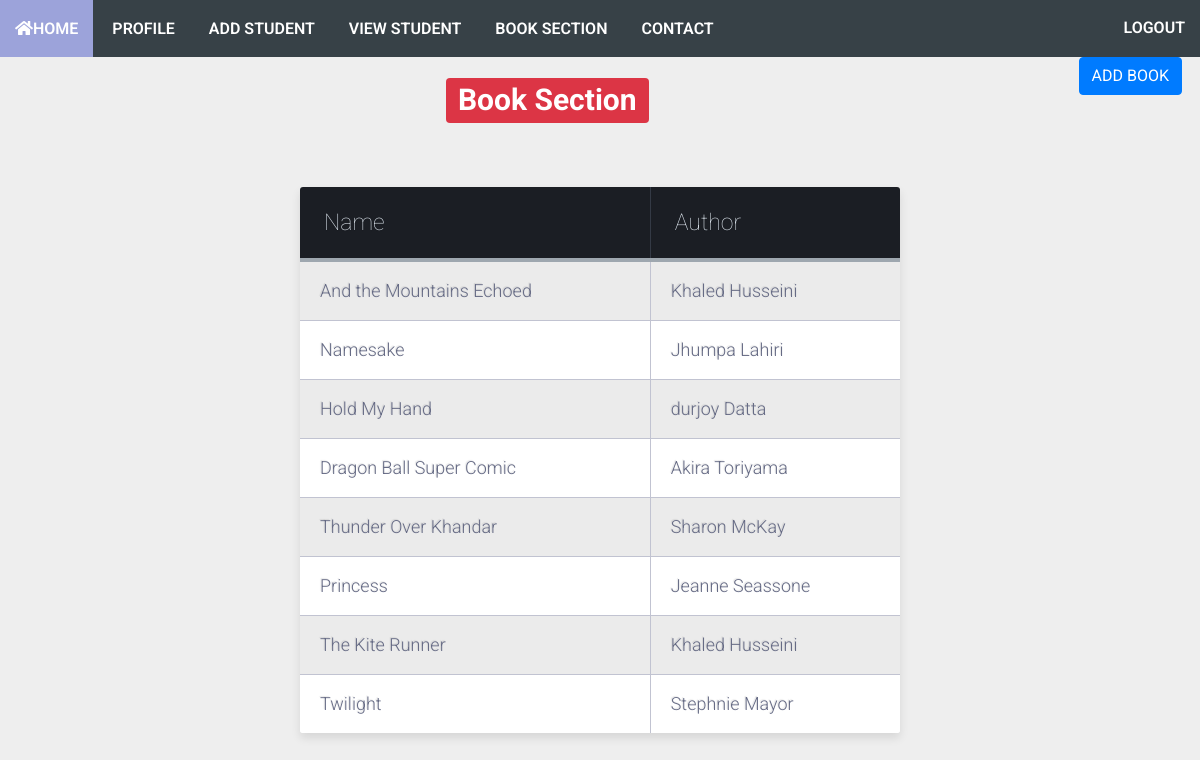
Page /book_section/ (signed in) on the committed database.
### main/models.py (models this page shows, shortened)
class Book(models.Model):
    name = models.CharField(max_length= 1000,blank= False,null= True)
    author = models.CharField(max_length= 1000,blank= False,null= True)

### main/views.py (the view)
# urls.py: path('book_section/',views.bookSection,name='book_section'),
@login_required
def bookSection(request):
    if request.user.type_user.is_librarian:
        if 'addBook' in request.POST:
            name = request.POST['name']
            author = request.POST['author']
            new_book = Book(name= name, author= author)
            new_book.save()
        all_books = Book.objects.all()
        return render(request,'book_section.html',{'all_books':all_books})
    else:
        raise Http404("Unathorized User")

### templates/book_section.html (shortened to what this page needs)
{% extends "librarian_base.html" %}
{% block librarian_body %}
{% load static %}
<link rel="stylesheet" href="{% static "table.css" %}">
<button type="button" class="btn btn-primary" data-toggle="modal" data-target="#myModal" style="float: right; margin-right:18px">
    ADD BOOK
  </button>
<h1 class="text-center p-3"><span class="badge badge-danger">Book Section</span> </h1>
<center>
    <table class="table-fill  m-5 " >
        <thead>
        <tr>
        <th class="text-left">Name</th>
        <th class="text-left">Author</th>
        </tr>
        </thead>
        <tbody class="table-hover" id="myTableRow">
            {% for book in all_books %}
            <tr>
                <td>{{book.name}}</td>
                <td>{{book.author}}</td>
            </tr>
            {% endfor %}
        </tbody>
    </table>
</center>
{% endblock librarian_body %}

### templates/librarian_base.html (shortened to what this page needs)
<!DOCTYPE html>
<html lang="en">
<head>
{% load static %}
    <link rel="stylesheet" href="https://maxcdn.bootstrapcdn.com/bootstrap/4.0.0-alpha.6/css/bootstrap.min.css">
 <link rel="stylesheet" href="{% static 'base1.css' %}">
 <link rel="stylesheet" href="https://use.fontawesome.com/releases/v5.7.0/css/all.css">
</head>
<body>
    <nav>
           <ul class="menu">
            <li><a  href="/"><i class="fa fa-home"></i>HOME</a></li>
           <li><a href="{% url 'main:librarianProfile' user_id=request.user.id %}"> PROFILE</a></li>
          <li><a  href="{% url 'main:addStudent' %}"> ADD STUDENT</a></li>
          <li><a  href="/viewStudent/">VIEW STUDENT</a></li>
          <li><a  href="{% url 'main:book_section' %}">BOOK SECTION</a></li>
          <li><a  href="#"> CONTACT</a></li>
          <li style="float:right;">
          <a  href="/music/logout/"> LOGOUT </a></li>
          </ul>
          </nav>
    {% block librarian_body %}
    {% endblock librarian_body %}
</body>
</html>

### static/base1.css (style rules this page uses)
*,html,body,div,dl,dt,dd,ul,ol,li,h1,h2,h3,h4,h5,h6,pre,form,label,fieldset,input,p,blockquote,th,td { margin: 0; padding: 0; }
article,aside,figure,footer,header,hgroup,nav,section { display: block; }
* { -webkit-box-sizing: border-box; -moz-box-sizing: border-box; box-sizing: border-box; }
html { -webkit-font-smoothing: antialiased; }
a { color: #BA0707; text-decoration: none; }
body { background: #e5e5e5; color: #374147; font: 14px "Open Sans",Helvetica,Arial,sans-serif; -webkit-font-smoothing: antialiased; line-height: 1; width: 100%; }
nav { display: block; background: #374147; }
.menu { display: block; }
.menu li { display: inline-block; position: relative; z-index: 100; }
.menu li:first-child { margin-left: 0; }
.menu li a { font-weight: 600; text-decoration: none; padding: 20px 15px; display: block; color: #fff; transition: all 0.2s ease-in-out 0s; }

### static/table.css (style rules this page uses)
body { background-color: #eeeeee; font-family: "Roboto", helvetica, arial, sans-serif; font-size: 16px; font-weight: 400; text-rendering: optimizeLegibility; }
.table-fill { background: white; border-radius:3px; border-collapse: collapse; height: 320px; margin: auto; max-width: 600px; padding:5px; width: 100%; box-shadow: 0 5px 10px rgba(0, 0, 0, 0.1); animation: float 5s infinite; }
th { color:#D5DDE5;; background:#1b1e24; border-bottom:4px solid #9ea7af; border-right: 1px solid #343a45; font-size:23px; font-weight: 100; padding:24px; text-align:left; text-shadow: 0 1px 1px rgba(0, 0, 0, 0.1); vertical-align:middle; }
th:first-child { border-top-left-radius:3px; }
th:last-child { border-top-right-radius:3px; border-right:none; }
tr { border-top: 1px solid #C1C3D1; border-bottom-: 1px solid #C1C3D1; color:#666B85; font-size:16px; font-weight:normal; text-shadow: 0 1px 1px rgba(256, 256, 256, 0.1); }
tr:first-child { border-top:none; }
tr:last-child { border-bottom:none; }
tr:nth-child(odd) td { background:#EBEBEB; }
tr:last-child td:first-child { border-bottom-left-radius:3px; }
tr:last-child td:last-child { border-bottom-right-radius:3px; }
td { background:#FFFFFF; padding:20px; text-align:left; vertical-align:middle; font-weight:300; font-size:18px; text-shadow: -1px -1px 1px rgba(0, 0, 0, 0.1); border-right: 1px solid #C1C3D1; }
td:last-child { border-right: 0px; }
th.text-left { text-align: left; }

### rows in the picture
Book: name "And the Mountains Echoed", author "Khaled Husseini"
Book: name "Namesake", author "Jhumpa Lahiri"
Book: name "Hold My Hand", author "durjoy Datta"
Book: name "Dragon Ball Super Comic", author "Akira Toriyama"
Book: name "Thunder Over Khandar", author "Sharon McKay"
Book: name "Princess", author "Jeanne Seassone"
Book: name "The Kite Runner", author "Khaled Husseini"
Book: name "Twilight", author "Stephnie Mayor"
